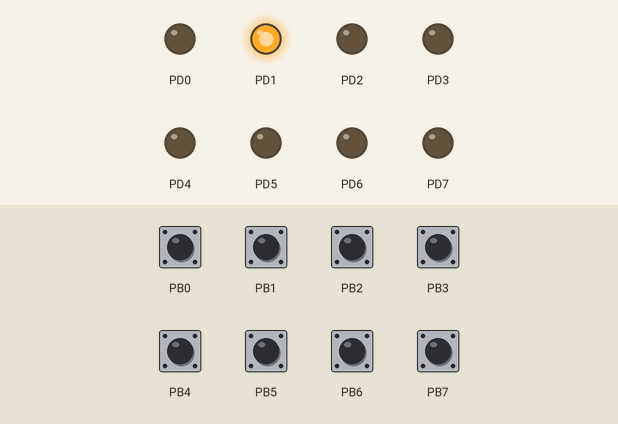
Bench run of a program on a simulated ATmega16, built with avr-gcc and emulated at 8 MHz. Shown: output pins drawn as LEDs (lit = HIGH). The inputs (shaded band) are chosen by the test bench; at power-on: PB0–7 HIGH.

Above: at 0.1 s.
Timing chart, 0 to 1.6 s (numbered marks = the images above):
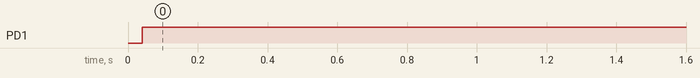

The program:

main.c
```c
#define F_CPU 8000000L
#include <avr/io.h>
#include <avr/interrupt.h>
#include <util/delay.h>
#include <stdlib.h>
#include <avr/pgmspace.h>
#include <inttypes.h>

#define DELAY 1041//1200 bod
#define DELAYINT 65532//8000000/256=31250	1000000/31250=32	1041/32=32.53125 65 536-32=65504
//8000000/256=31250	1000000/31250=32	104/32=3,25 65536-3,25=65532,75
//65504 01234567 ($ 0
/*
Ñêîðîñòü ïåðåäà÷è,
áîä	Âðåìÿ ïåðåäà÷è îäíîãî áèòà, ìêñ	Âðåìÿ ïåðåäà÷è áàéòà,
ìêñ
4800	208	2083
9600	104	1042
19200	52	521
38400	26	260
57600	17	174
115200	8,7	87
*/


//------------------------------------------ 

//unsigned char i;
long INFO = 8;
char current_byte;
int i=0;
int j;
//int b=sizeof(unsigned int);
enum {nextbyte=0,startbit=1,databit=2,stopbit=3} state=0;
ISR(TIMER1_OVF_vect)							//nfqvth lkz gjlcxtnf dhtvtyb
{
	TCNT1=DELAYINT;
	if(i<1)
	{
		switch(state)
		{
			case nextbyte:
			current_byte = INFO % 10;
			INFO = INFO / 10;
			state=startbit;
			break;
			case startbit:
			PORTD = 0b00000000;
			j = 0;
			state=databit;
			break;
			case databit:
			if ((current_byte & (1<< j)))
			{
				PORTD = 0b00000010;
			}
			else
			{
				PORTD = 0b00000000;
			}
			if (j>7)
			state=stopbit;
			else
			j++;
			break;
			case stopbit:
			PORTD = 0b00000010;
			i++;
			state=nextbyte;
			break;
		}
	}
}


int main(void)
{
	DDRB = 0x00;
	DDRD = 0xFF;

	PORTB = 0xFF;
	PORTD = 0xFF;


	TCCR1B|=(1<<CS12);					//?anoioa =ie/256
	TIMSK|=(1<<TOIE1);					//?ac?aoaiea i?a?uaaiey ii ia?aiieiaie? oaeia?a/n?ao?eea1//I?e onoaiiaeaiiii aeoa OCIE1B e onoaiiaeaiiii aeoa I ?aaeno?a noaoona ?ac?aoaaony i?a?uaaiea ii ia?aiieiaie? oaeia?a/n?ao?eea1
	TCNT1=DELAYINT;						//iaeneioi 16aeo=65 536//Niioaaonoaaiii, anee a CSxx Caienaii 100, oi oaaee?aiea cia?aiey a TCNT1 i?ienoiaeo ia ea?aue 256-ue oaeo i?ioanni?a.

	sei();

	//PORTD = 0x02;
	//PORTB = 0b00100000;//5
	while(1){
		if (!(PINB&0b00000100))
		{
			//sei();

		}
	}

}
```

Measured:
- by itself, PD1: LOW → HIGH at 0.04 s
